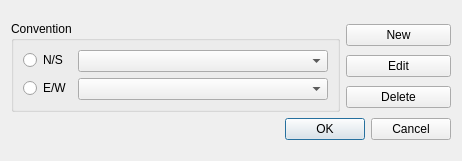
<?xml version="1.0" encoding="UTF-8"?>
<ui version="4.0">
 <class>CBidOptions</class>
 <widget class="QDialog" name="CBidOptions">
  <property name="geometry">
   <rect>
    <x>0</x>
    <y>0</y>
    <width>462</width>
    <height>161</height>
   </rect>
  </property>
  <property name="windowTitle">
   <string>Convention</string>
  </property>
  <property name="whatsThis">
   <string/>
  </property>
  <layout class="QVBoxLayout" name="verticalLayout_4">
   <item>
    <layout class="QVBoxLayout" name="verticalLayout_3">
     <item>
      <layout class="QHBoxLayout" name="horizontalLayout">
       <item>
        <widget class="QGroupBox" name="groupBox">
         <property name="title">
          <string>Convention</string>
         </property>
         <layout class="QVBoxLayout" name="verticalLayout">
          <item>
           <layout class="QFormLayout" name="formLayout">
            <item row="0" column="0">
             <widget class="QRadioButton" name="northSouth">
              <property name="text">
               <string>N/S</string>
              </property>
             </widget>
            </item>
            <item row="0" column="1">
             <widget class="QComboBox" name="northSouthConvention">
              <property name="minimumSize">
               <size>
                <width>250</width>
                <height>0</height>
               </size>
              </property>
              <property name="whatsThis">
               <string>&lt;html&gt;&lt;head/&gt;&lt;body&gt;&lt;p&gt;Conventions used by North/South pair&lt;/p&gt;&lt;/body&gt;&lt;/html&gt;</string>
              </property>
             </widget>
            </item>
            <item row="1" column="0">
             <widget class="QRadioButton" name="eastWest">
              <property name="text">
               <string>E/W</string>
              </property>
             </widget>
            </item>
            <item row="1" column="1">
             <widget class="QComboBox" name="eastWestConvention">
              <property name="minimumSize">
               <size>
                <width>250</width>
                <height>0</height>
               </size>
              </property>
              <property name="whatsThis">
               <string>&lt;html&gt;&lt;head/&gt;&lt;body&gt;&lt;p&gt;Conventions used by East/West pair&lt;/p&gt;&lt;/body&gt;&lt;/html&gt;</string>
              </property>
             </widget>
            </item>
           </layout>
          </item>
         </layout>
        </widget>
       </item>
       <item>
        <layout class="QVBoxLayout" name="verticalLayout_2">
         <item>
          <widget class="QPushButton" name="newConvention">
           <property name="whatsThis">
            <string>&lt;html&gt;&lt;head/&gt;&lt;body&gt;&lt;p&gt;Create a new convention set&lt;/p&gt;&lt;/body&gt;&lt;/html&gt;</string>
           </property>
           <property name="text">
            <string>New</string>
           </property>
          </widget>
         </item>
         <item>
          <widget class="QPushButton" name="editConvention">
           <property name="whatsThis">
            <string>&lt;html&gt;&lt;head/&gt;&lt;body&gt;&lt;p&gt;Edit current convention set&lt;/p&gt;&lt;/body&gt;&lt;/html&gt;</string>
           </property>
           <property name="text">
            <string>Edit</string>
           </property>
          </widget>
         </item>
         <item>
          <widget class="QPushButton" name="DeleteConvention">
           <property name="whatsThis">
            <string>&lt;html&gt;&lt;head/&gt;&lt;body&gt;&lt;p&gt;Delete convention set&lt;/p&gt;&lt;/body&gt;&lt;/html&gt;</string>
           </property>
           <property name="text">
            <string>Delete</string>
           </property>
          </widget>
         </item>
        </layout>
       </item>
      </layout>
     </item>
     <item>
      <widget class="QDialogButtonBox" name="buttonBox">
       <property name="orientation">
        <enum>Qt::Horizontal</enum>
       </property>
       <property name="standardButtons">
        <set>QDialogButtonBox::Cancel|QDialogButtonBox::Ok</set>
       </property>
      </widget>
     </item>
    </layout>
   </item>
  </layout>
 </widget>
 <tabstops>
  <tabstop>buttonBox</tabstop>
  <tabstop>newConvention</tabstop>
  <tabstop>editConvention</tabstop>
  <tabstop>DeleteConvention</tabstop>
  <tabstop>northSouth</tabstop>
  <tabstop>eastWest</tabstop>
  <tabstop>northSouthConvention</tabstop>
  <tabstop>eastWestConvention</tabstop>
 </tabstops>
 <resources/>
 <connections>
  <connection>
   <sender>buttonBox</sender>
   <signal>accepted()</signal>
   <receiver>CBidOptions</receiver>
   <slot>accept()</slot>
   <hints>
    <hint type="sourcelabel">
     <x>248</x>
     <y>254</y>
    </hint>
    <hint type="destinationlabel">
     <x>157</x>
     <y>274</y>
    </hint>
   </hints>
  </connection>
  <connection>
   <sender>buttonBox</sender>
   <signal>rejected()</signal>
   <receiver>CBidOptions</receiver>
   <slot>reject()</slot>
   <hints>
    <hint type="sourcelabel">
     <x>316</x>
     <y>260</y>
    </hint>
    <hint type="destinationlabel">
     <x>286</x>
     <y>274</y>
    </hint>
   </hints>
  </connection>
 </connections>
</ui>
